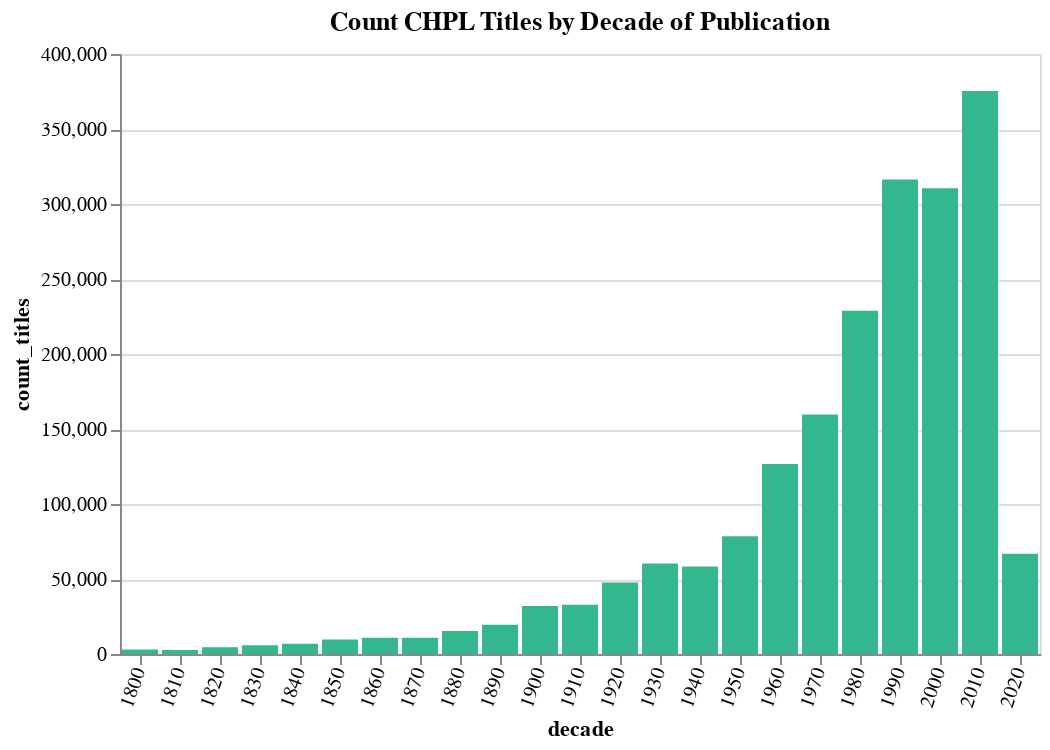

This figure's notebook cell:
### Markdown cell above
# CHPL - Collection Analysis - **Publication Dates Example**

<img src="https://ilsweb.cincinnatilibrary.org/img/CHPL_Brandmark_Primary.png" alt="CHPL" title="CHPL" width="300"/>

Data sources

* https://collection-analysis.cincy.pl/

### Code cell
import pandas as pd
import requests
import altair as alt

base_url = 'https://collection-analysis.cincy.pl/current_collection'

sql = """\
-- group titles (bib records) by the decade in which they were published
select
  cast(round(publish_year / 10, 1) * 10 as integer) AS decade,
  count(*) AS count_titles
from
  bib
where
  publish_year >= 1800
  AND publish_year <= 2021
group by
  decade
order by
  decade
"""

df = pd.read_json(
    requests.get(
      url=base_url + '.json',
      params={
        'sql': sql,
        '_shape': 'array'
      }
    ).content
)

# generate the chart using Altair
# https://altair-viz.github.io/user_guide/encoding.html
chart = alt.Chart(df).mark_bar(color='#34B78F').encode(
    x = alt.X(
        'decade:N',
        axis=alt.Axis(labelAngle=-70)
    ),
    y = 'count_titles:Q',
    tooltip=['decade', 'count_titles']
).properties(
    title="Count CHPL Titles by Decade of Publication",
)

chart.display()

### Figure 1 — Vega-Lite specification as saved in the notebook (floating-point values rounded to 4 significant figures)
{"config": {"view": {"continuousWidth": 400, "continuousHeight": 300}}, "data": {"name": "data-0398753a1ab94fffa125b34ffd325054"}, "mark": {"type": "bar", "color": "#34B78F"}, "encoding": {"tooltip": [{"field": "decade", "type": "quantitative"}, {"field": "count_titles", "type": "quantitative"}], "x": {"axis": {"labelAngle": -70}, "field": "decade", "type": "nominal"}, "y": {"field": "count_titles", "type": "quantitative"}}, "title": "Count CHPL Titles by Decade of Publication", "$schema": "https://vega.github.io/schema/vega-lite/v4.17.0.json", "datasets": {"data-0398753a1ab94fffa125b34ffd325054": [{"decade": 1800, "count_titles": 3082}, {"decade": 1810, "count_titles": 2674}, {"decade": 1820, "count_titles": 4418}, {"decade": 1830, "count_titles": 5836}, {"decade": 1840, "count_titles": 6789}, {"decade": 1850, "count_titles": 9704}, {"decade": 1860, "count_titles": 10844}, {"decade": 1870, "count_titles": 10887}, {"decade": 1880, "count_titles": 15280}, {"decade": 1890, "count_titles": 19480}, {"decade": 1900, "count_titles": 32005}, {"decade": 1910, "count_titles": 32802}, {"decade": 1920, "count_titles": 47601}, {"decade": 1930, "count_titles": 60345}, {"decade": 1940, "count_titles": 58251}, {"decade": 1950, "count_titles": 78557}, {"decade": 1960, "count_titles": 126625}, {"decade": 1970, "count_titles": 159630}, {"decade": 1980, "count_titles": 228896}, {"decade": 1990, "count_titles": 316409}, {"decade": 2000, "count_titles": 310459}, {"decade": 2010, "count_titles": 375301}, {"decade": 2020, "count_titles": 66847}]}}
